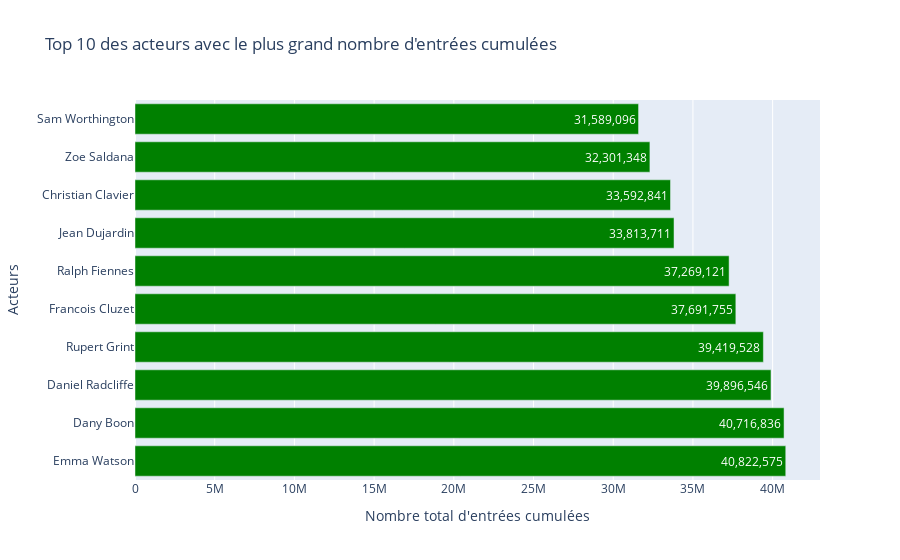

Source (notebook cell):
### Code cell
# Acteurs ayant réalisé le plus d'entrées cumulées sur toute la carrière des films avec plotly

import plotly.express as px
import pandas as pd

# Étape 1: Créer un DataFrame long en fusionnant les colonnes des acteurs
actors_columns_cumul = ['acteur_1', 'acteur_2', 'acteur_3', 'acteur_4']
melted_actors_cumul = pd.melt(allocine, id_vars=['titre_original', 'cumul_france'], 
                              value_vars=actors_columns_cumul, var_name='actor_role', value_name='actor')
melted_actors_cumul = melted_actors_cumul.dropna(subset=['actor'])

# Étape 2: Grouper par 'actor' et calculer la somme des entrées pour chaque acteur
actor_entries_cumul = melted_actors_cumul.groupby('actor')['cumul_france'].sum()

# Étape 3: Trier les données pour obtenir les 10 acteurs avec le plus grand nombre d'entrées
top_10_actors_cumul = actor_entries_cumul.sort_values(ascending=False).head(10)

# Créer un diagramme à barres horizontales pour afficher les acteurs
fig = px.bar(top_10_actors_cumul, x=top_10_actors_cumul.values, y=top_10_actors_cumul.index, orientation='h',
             text=top_10_actors_cumul.values,  # Afficher le texte à l'intérieur des barres
             labels={'y': 'Acteurs', 'x': 'Nombre total d\'entrées cumulées'},
             color_discrete_sequence=['green'],
             title='Top 10 des acteurs avec le plus grand nombre d\'entrées cumulées')

# Personnaliser l'affichage du texte et les axes
fig.update_traces(texttemplate='%{text:,}', textposition='inside')
fig.update_layout(
    xaxis_title='Nombre total d\'entrées cumulées',
    yaxis_title='Acteurs',
    height=600,
    uniformtext_minsize=8, uniformtext_mode='hide'
)

# Afficher le graphique
fig.show()

### Figure 1 — Plotly figure (JSON) as saved in the notebook; plotly's stock layout.template omitted (floating-point values rounded to 4 significant figures)
{"data": [{"alignmentgroup": "True", "hovertemplate": "Nombre total d'entrées cumulées=%{x}<br>actor=%{y}<br>text=%{text}<extra></extra>", "legendgroup": "", "marker": {"color": "green", "pattern": {"shape": ""}}, "name": "", "offsetgroup": "", "orientation": "h", "showlegend": false, "text": [40822575, 40716836, 39896546, 39419528, 37691755, 37269121, 33813711, 33592841, 32301348, 31589096], "textposition": "inside", "texttemplate": "%{text:,}", "type": "bar", "x": [40822575, 40716836, 39896546, 39419528, 37691755, 37269121, 33813711, 33592841, 32301348, 31589096], "xaxis": "x", "y": [" Emma Watson", " Dany Boon", "Daniel Radcliffe", " Rupert Grint", "Francois Cluzet", " Ralph Fiennes", "Jean Dujardin", "Christian Clavier", " Zoe Saldana", "Sam Worthington"], "yaxis": "y"}], "layout": {"autosize": true, "barmode": "relative", "legend": {"tracegroupgap": 0}, "title": {"text": "Top 10 des acteurs avec le plus grand nombre d'entrées cumulées"}, "uniformtext": {"minsize": 8, "mode": "hide"}, "xaxis": {"anchor": "y", "autorange": true, "domain": [0, 1], "range": [0, 42970000.0], "title": {"text": "Nombre total d'entrées cumulées"}, "type": "linear"}, "yaxis": {"anchor": "x", "autorange": true, "domain": [0, 1], "range": [-0.5, 9.5], "title": {"text": "Acteurs"}, "type": "category"}}}
